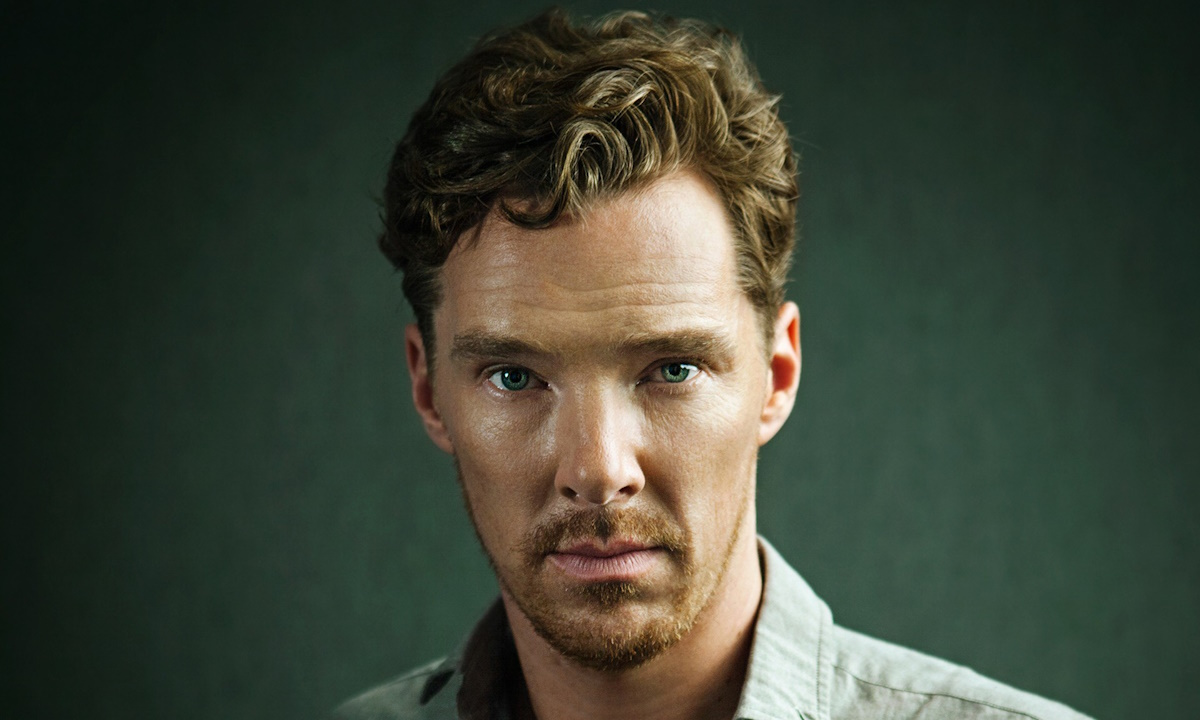
#> input picture cat/face_dataset/owner/1.jpg, 1200 x 720 px; its folder holds only this picture in this run
$ python face_trainer.py
#> lines starting #> are read from the running program, lines starting #| are printed output that depends on the picture
import cv2
import os
import logging
import numpy as np
from pathlib import Path
import json

class FaceTrainer:
    """Обучает систему на датасете известных лиц используя OpenCV LBPH"""

    def __init__(self):
        self.logger = logging.getLogger(__name__)
        self.recognizer = cv2.face.LBPHFaceRecognizer_create()

    def train_from_dataset(self, dataset_path="face_dataset"):
        """
        Обучает систему на датасете известных лиц
        Возвращает True если обучение успешно
        """
#> called with dataset_path = 'face_dataset'
        dataset_path = Path(dataset_path)

        if not dataset_path.exists():
            self.logger.error(f"❌ Папка с датасетом не найдена: {dataset_path}")
            return False

        faces = []
        labels = []
        label_map = {}
        current_label = 0
        known_face_names = []

        self.logger.info("🎯 Начинаем обучение на датасете...")

        # Проходим по всем персонажам в датасете
        for person_dir in dataset_path.iterdir():
            if not person_dir.is_dir():
                continue

            person_name = person_dir.name
            self.logger.info(f"👤 Обрабатываем: {person_name}")

            # Назначаем метку для этого человека
            label_map[current_label] = person_name
            known_face_names.append(person_name)

            image_count = 0

            # ИСПРАВЛЕНИЕ: Правильно объединяем генераторы
            image_files = list(person_dir.glob("*.jpg")) + list(person_dir.glob("*.png")) + list(person_dir.glob("*.jpeg"))

            for img_path in image_files:
                try:
                    # Загружаем изображение
                    image = cv2.imread(str(img_path))
#> image is the input picture: shape (720, 1200, 3); mean B, G, R 54.5, 67.9, 61.4

                    if image is None:
                        self.logger.warning(f"  ⚠️ Не удалось загрузить: {img_path.name}")
                        continue

                    # Конвертируем в grayscale
                    gray = cv2.cvtColor(image, cv2.COLOR_BGR2GRAY)
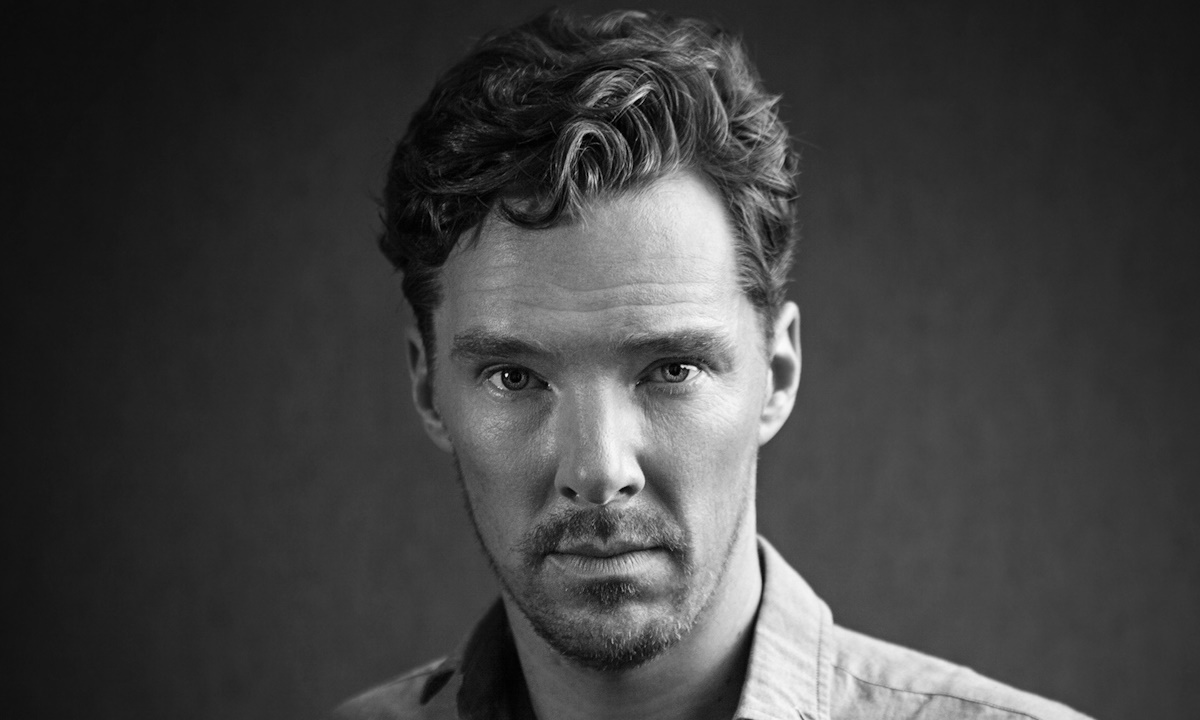
#> gray: shape (720, 1200); min 0, max 250, mean 64.5

                    # Изменяем размер для стандартизации
                    gray = cv2.resize(gray, (100, 100))
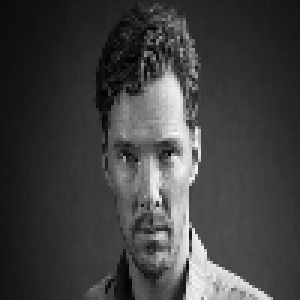
#> gray: shape (100, 100) (shown 3 times larger); min 1, max 248, mean 64.4

                    # Добавляем в данные для обучения
                    faces.append(gray)
                    labels.append(current_label)
                    image_count += 1

                    self.logger.debug(f"  ✅ Обработано: {img_path.name}")

                except Exception as e:
                    self.logger.error(f"  ❌ Ошибка обработки {img_path}: {e}")
                    continue

            self.logger.info(f"  📊 Для {person_name} обработано изображений: {image_count}")

            if image_count == 0:
                self.logger.warning(f"  ⚠️ В папке {person_name} не найдено подходящих изображений!")
            else:
                current_label += 1

        if len(faces) == 0:
            self.logger.error("❌ Не найдено ни одного лица в датасете!")
            return False

        # Обучаем модель
        self.logger.info("🧠 Обучаем модель LBPH...")
        self.recognizer.train(faces, np.array(labels))

        # Сохраняем модель и метки
        db_path = Path("known_faces_db")
        db_path.mkdir(exist_ok=True)

        # Сохраняем модель
        self.recognizer.save(str(db_path / "face_model.yml"))

        # Сохраняем метки
        labels_data = {
            'names': known_face_names,
            'label_map': label_map,
            'total_samples': len(faces),
            'unique_persons': len(known_face_names)
        }

        with open(db_path / "labels.json", 'w', encoding='utf-8') as f:
            json.dump(labels_data, f, indent=2, ensure_ascii=False)

        # Сохраняем метаданные
        import datetime
        metadata = {
            'total_faces': len(faces),
            'unique_persons': len(known_face_names),
            'trained_at': str(datetime.datetime.now()),
            'model_used': 'OpenCV_LBPH'
        }

        with open(db_path / "metadata.json", 'w', encoding='utf-8') as f:
            json.dump(metadata, f, indent=2, ensure_ascii=False)

        self.logger.info(f"✅ Обучение завершено успешно!")
        self.logger.info(f"📊 Всего образцов: {len(faces)}")
        self.logger.info(f"👥 Уникальных персонажей: {len(known_face_names)}")

        return True

def main():
    """Главная функция обучения"""
    import logging
    logging.basicConfig(level=logging.INFO)

    print("🎯 ОБУЧЕНИЕ СИСТЕМЫ РАСПОЗНАВАНИЯ ЛИЦ (OpenCV LBPH)")
    print("=" * 50)

    # Проверяем наличие OpenCV с модулем face
    try:
        import cv2
        cv2.face.LBPHFaceRecognizer_create()
    except AttributeError:
        print("❌ Ошибка: В вашей версии OpenCV нет модуля face!")
        print("💡 Решение: Установите opencv-contrib-python:")
        print("   pip uninstall opencv-python")
        print("   pip install opencv-contrib-python")
        return

    trainer = FaceTrainer()

    # Проверяем наличие датасета
    if not Path("face_dataset").exists():
        print("❌ Папка 'face_dataset' не найдена!")
        print("📁 Создайте структуру:")
        print("face_dataset/")
        print("├── owner/       # Ваши фото (10-15 штук)")
        print("├── person1/     # Другие известные люди")
        print("└── ...")
        print("\n💡 Советы по фото:")
        print("- Хорошее освещение")
        print("- Разные ракурсы")
        print("- Разные выражения лица")
        print("- Размер фото: минимум 100x100 пикселей")
        return

    # Проверяем, есть ли фото в папках
    has_images = False
    for person_dir in Path("face_dataset").iterdir():
        if person_dir.is_dir():
            images = list(person_dir.glob("*.jpg")) + list(person_dir.glob("*.png")) + list(person_dir.glob("*.jpeg"))
            if images:
                has_images = True
                print(f"📁 {person_dir.name}: {len(images)} изображений")

    if not has_images:
        print("❌ В папках датасета не найдено изображений!")
        print("💡 Добавьте фото в формате JPG, PNG или JPEG")
        return

    # Запускаем обучение
    success = trainer.train_from_dataset()

    if success:
        print("\n✅ ОБУЧЕНИЕ ЗАВЕРШЕНО!")
        print("💡 Теперь можно запустить систему охраны:")
        print("   python main.py")
    else:
        print("\n❌ ОБУЧЕНИЕ НЕ УДАЛОСЬ!")

if __name__ == "__main__":
    main()
